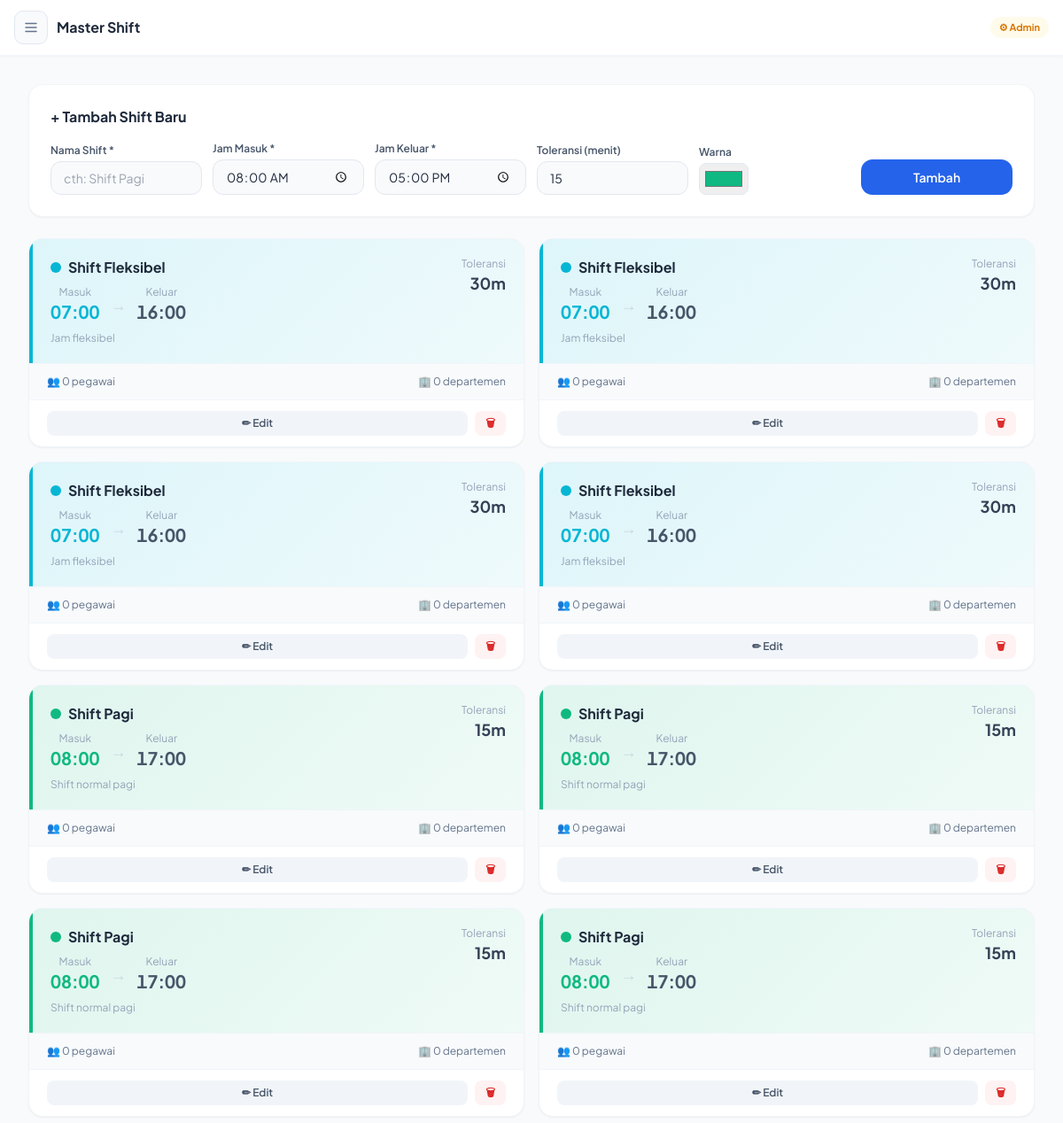
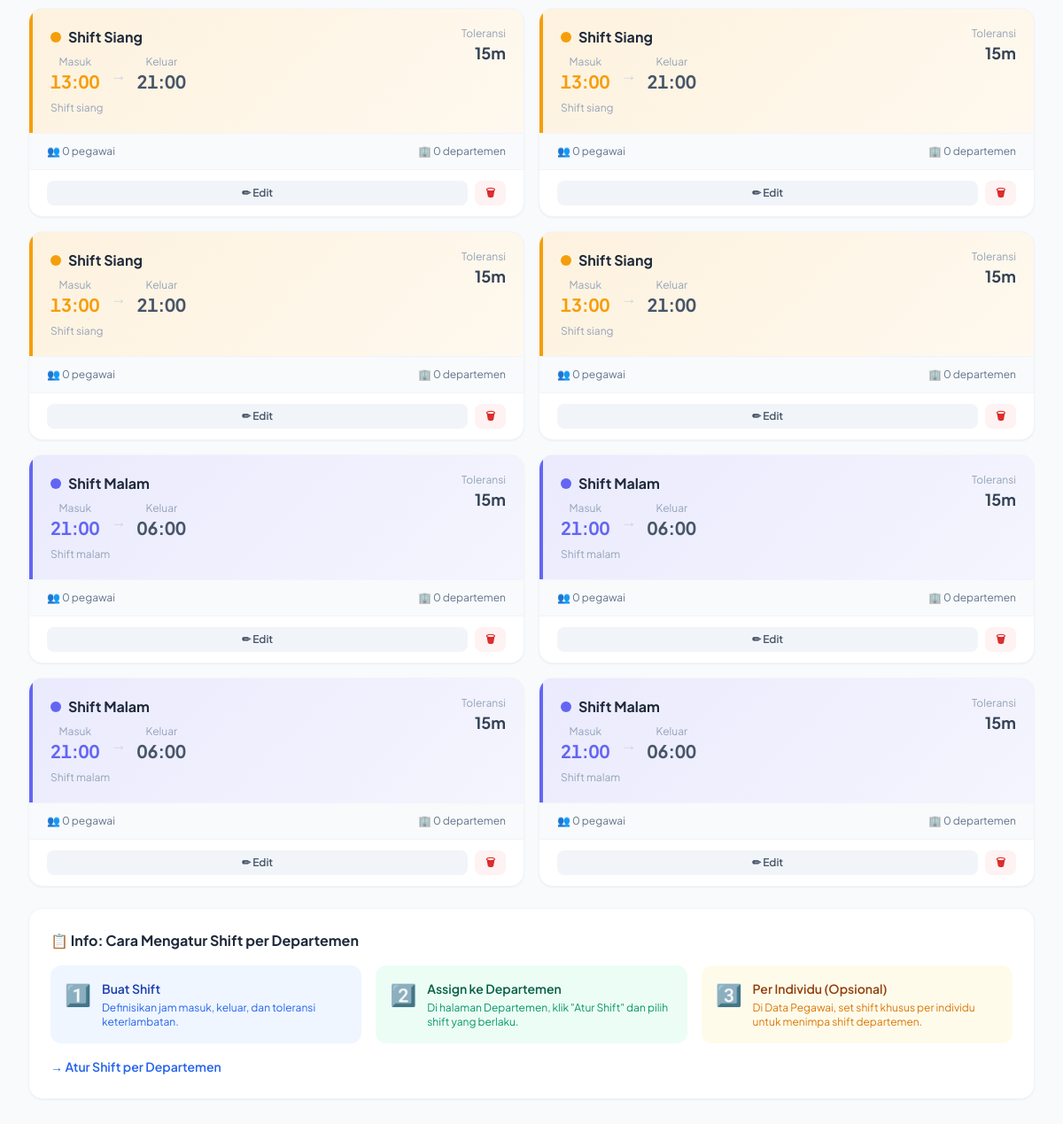
/admin/shift (signed in), run on the app's committed database (2 pictures, top to bottom).
### tables this page shows
CREATE TABLE shift (
            id INTEGER PRIMARY KEY AUTOINCREMENT,
            nama TEXT NOT NULL,
            jam_masuk TEXT NOT NULL,
            jam_keluar TEXT NOT NULL,
            toleransi_menit INTEGER DEFAULT 15,
            deskripsi TEXT,
            warna TEXT DEFAULT "#10b981",
            aktif INTEGER DEFAULT 1,
            created_at DATETIME DEFAULT CURRENT_TIMESTAMP
        );

### app.py (the view)
@app.route('/admin/shift')
@admin_required
def admin_shift():
    conn=get_db()
    shifts=conn.execute("""SELECT s.*,COUNT(DISTINCT u.id) as total_pegawai,COUNT(DISTINCT ds.departemen_id) as total_dept
        FROM shift s LEFT JOIN users u ON u.shift_id=s.id AND u.status='active'
        LEFT JOIN departemen_shift ds ON ds.shift_id=s.id
        GROUP BY s.id ORDER BY s.jam_masuk""").fetchall()
    depts=conn.execute("SELECT * FROM departemen WHERE aktif=1 ORDER BY nama").fetchall()
    conn.close(); return render_template('admin/shift.html',shifts=shifts,depts=depts)

### app.py (called while the page is built)
def get_db():
    conn = sqlite3.connect(DB_PATH)
    conn.row_factory = sqlite3.Row
    return conn

def admin_required(f):
    @wraps(f)
    def dec(*a,**kw):
        if 'user_id' not in session or session.get('role')!='admin':
            flash('Akses ditolak!','error'); return redirect(url_for('dashboard'))
        return f(*a,**kw)
    return dec

### templates/admin/shift.html (shortened to what this page needs)
{% extends 'admin/layout.html' %}
{% block page_title %}Master Shift{% endblock %}
{% block content %}
<div class="space-y-6">
  <div class="bg-white rounded-2xl shadow-sm border border-slate-100 p-6">
    <h3 class="font-bold text-slate-800 mb-4">+ Tambah Shift Baru</h3>
    <form method="POST" action="/admin/shift/tambah" class="grid grid-cols-2 md:grid-cols-3 lg:grid-cols-6 gap-3 items-end">
      <div class="col-span-2 md:col-span-1">
        <label class="block text-xs font-semibold text-slate-600 mb-1">Nama Shift *</label>
        <input type="text" name="nama" required placeholder="cth: Shift Pagi" class="input-field text-sm py-2">
      </div>
      <div>
        <label class="block text-xs font-semibold text-slate-600 mb-1">Jam Masuk *</label>
        <input type="time" name="jam_masuk" required value="08:00" class="input-field text-sm py-2">
      </div>
      <div>
        <label class="block text-xs font-semibold text-slate-600 mb-1">Jam Keluar *</label>
        <input type="time" name="jam_keluar" required value="17:00" class="input-field text-sm py-2">
      </div>
      <div>
        <label class="block text-xs font-semibold text-slate-600 mb-1">Toleransi (menit)</label>
        <input type="number" name="toleransi_menit" value="15" min="0" max="120" class="input-field text-sm py-2">
      </div>
      <div>
        <label class="block text-xs font-semibold text-slate-600 mb-1">Warna</label>
        <div class="flex items-center gap-2">
          <input type="color" name="warna" value="#10b981" class="h-9 w-14 rounded-lg border border-slate-200 cursor-pointer p-1">
        </div>
      </div>
      <button type="submit" class="btn-primary py-2 h-10">Tambah</button>
    </form>
  </div>
  <div class="grid grid-cols-1 md:grid-cols-2 xl:grid-cols-3 gap-4">
    {% for s in shifts %}
    <div class="bg-white rounded-2xl shadow-sm border border-slate-100 overflow-hidden">
      <div class="p-5" style="background: linear-gradient(135deg, {{ s.warna }}22 0%, {{ s.warna }}11 100%); border-left: 4px solid {{ s.warna }}">
        <div class="flex items-start justify-between">
          <div>
            <div class="flex items-center gap-2 mb-1">
              <div class="w-3 h-3 rounded-full" style="background:{{ s.warna }}"></div>
              <p class="font-bold text-slate-800">{{ s.nama }}</p>
            </div>
            <div class="flex items-center gap-3 mt-2">
              <div class="text-center">
                <p class="text-xs text-slate-400">Masuk</p>
                <p class="text-xl font-bold tabular-nums" style="color:{{ s.warna }}">{{ s.jam_masuk }}</p>
              </div>
              <div class="text-slate-300 text-lg">→</div>
              <div class="text-center">
                <p class="text-xs text-slate-400">Keluar</p>
                <p class="text-xl font-bold tabular-nums text-slate-600">{{ s.jam_keluar }}</p>
              </div>
            </div>
          </div>
          <div class="text-right">
            <div class="text-xs text-slate-400">Toleransi</div>
            <div class="text-lg font-bold text-slate-700">{{ s.toleransi_menit }}m</div>
          </div>
        </div>
        {% if s.deskripsi %}<p class="text-xs text-slate-400 mt-2">{{ s.deskripsi }}</p>{% endif %}
      </div>
      <div class="px-5 py-3 bg-slate-50 border-t border-slate-100 flex items-center justify-between text-xs text-slate-500">
        <span>👥 {{ s.total_pegawai }} pegawai</span>
        <span>🏢 {{ s.total_dept }} departemen</span>
      </div>
      <div class="px-5 py-3 border-t border-slate-100 flex gap-2">
        <button onclick="toggleEditShift({{ s.id }})" class="flex-1 text-xs bg-slate-100 hover:bg-slate-200 text-slate-600 font-semibold py-1.5 rounded-lg transition-colors">✏ Edit</button>
        <form method="POST" action="/admin/shift/hapus/{{ s.id }}" onsubmit="return confirm('Hapus shift {{ s.nama }}?')" class="flex-shrink-0">
          <button type="submit" class="text-xs bg-red-50 hover:bg-red-100 text-red-600 font-semibold px-3 py-1.5 rounded-lg transition-colors">🗑</button>
        </form>
      </div>
    </div>
    {% else %}
    <div class="col-span-3 bg-white rounded-2xl shadow-sm border border-slate-100 py-16 text-center text-slate-400">
      <p class="text-4xl mb-3">🕐</p><p class="font-semibold">Belum ada shift</p>
      <p class="text-sm mt-1">Tambahkan shift pertama di atas</p>
    </div>
    {% endfor %}
  </div>
  <div class="bg-white rounded-2xl shadow-sm border border-slate-100 p-6">
    <h3 class="font-bold text-slate-800 mb-4">📋 Info: Cara Mengatur Shift per Departemen</h3>
    <div class="grid grid-cols-1 md:grid-cols-3 gap-4 text-sm text-slate-600">
      <div class="flex gap-3 p-4 bg-blue-50 rounded-xl">
        <span class="text-2xl">1️⃣</span>
        <div><p class="font-semibold text-blue-800">Buat Shift</p><p class="text-xs mt-1 text-blue-600">Definisikan jam masuk, keluar, dan toleransi keterlambatan.</p></div>
      </div>
      <div class="flex gap-3 p-4 bg-emerald-50 rounded-xl">
        <span class="text-2xl">2️⃣</span>
        <div><p class="font-semibold text-emerald-800">Assign ke Departemen</p><p class="text-xs mt-1 text-emerald-600">Di halaman Departemen, klik "Atur Shift" dan pilih shift yang berlaku.</p></div>
      </div>
      <div class="flex gap-3 p-4 bg-amber-50 rounded-xl">
        <span class="text-2xl">3️⃣</span>
        <div><p class="font-semibold text-amber-800">Per Individu (Opsional)</p><p class="text-xs mt-1 text-amber-600">Di Data Pegawai, set shift khusus per individu untuk menimpa shift departemen.</p></div>
      </div>
    </div>
    <a href="/admin/departemen" class="mt-4 inline-flex items-center gap-2 text-sm text-blue-600 font-semibold hover:underline">
      → Atur Shift per Departemen
    </a>
  </div>
</div>
{% endblock %}

### templates/base.html (style rules this page uses)
* { font-family:'Plus Jakarta Sans',sans-serif;-webkit-tap-highlight-color:transparent;box-sizing:border-box }
body { -webkit-font-smoothing:antialiased }
.btn-primary { background:#2563eb;color:#fff;font-weight:600;padding:11px 20px;border-radius:13px;font-size:14px;border:none;cursor:pointer;transition:all .18s;display:inline-flex;align-items:center;justify-content:center;gap:6px;text-decoration:none;white-space:nowrap;-webkit-appearance:none }
.input-field { width:100%;background:#f8fafc;border:1.5px solid #e2e8f0;border-radius:12px;padding:12px 14px;font-size:15px;color:#1e293b;transition:all .18s;outline:none;-webkit-appearance:none;appearance:none }

### data on the page
shift: nama "Shift Fleksibel", jam_masuk "07:00", jam_keluar "16:00", toleransi_menit "30", deskripsi "Jam fleksibel", total_pegawai "0", total_dept "0"
shift: nama "Shift Fleksibel", jam_masuk "07:00", jam_keluar "16:00", toleransi_menit "30", deskripsi "Jam fleksibel", total_pegawai "0", total_dept "0"
shift: nama "Shift Fleksibel", jam_masuk "07:00", jam_keluar "16:00", toleransi_menit "30", deskripsi "Jam fleksibel", total_pegawai "0", total_dept "0"
shift: nama "Shift Fleksibel", jam_masuk "07:00", jam_keluar "16:00", toleransi_menit "30", deskripsi "Jam fleksibel", total_pegawai "0", total_dept "0"
shift: nama "Shift Pagi", jam_masuk "08:00", jam_keluar "17:00", toleransi_menit "15", deskripsi "Shift normal pagi", total_pegawai "0", total_dept "0"
shift: nama "Shift Pagi", jam_masuk "08:00", jam_keluar "17:00", toleransi_menit "15", deskripsi "Shift normal pagi", total_pegawai "0", total_dept "0"
shift: nama "Shift Pagi", jam_masuk "08:00", jam_keluar "17:00", toleransi_menit "15", deskripsi "Shift normal pagi", total_pegawai "0", total_dept "0"
shift: nama "Shift Pagi", jam_masuk "08:00", jam_keluar "17:00", toleransi_menit "15", deskripsi "Shift normal pagi", total_pegawai "0", total_dept "0"
shift: nama "Shift Siang", jam_masuk "13:00", jam_keluar "21:00", toleransi_menit "15", deskripsi "Shift siang", total_pegawai "0", total_dept "0"
shift: nama "Shift Siang", jam_masuk "13:00", jam_keluar "21:00", toleransi_menit "15", deskripsi "Shift siang", total_pegawai "0", total_dept "0"
shift: nama "Shift Siang", jam_masuk "13:00", jam_keluar "21:00", toleransi_menit "15", deskripsi "Shift siang", total_pegawai "0", total_dept "0"
shift: nama "Shift Siang", jam_masuk "13:00", jam_keluar "21:00", toleransi_menit "15", deskripsi "Shift siang", total_pegawai "0", total_dept "0"
shift: nama "Shift Malam", jam_masuk "21:00", jam_keluar "06:00", toleransi_menit "15", deskripsi "Shift malam", total_pegawai "0", total_dept "0"
shift: nama "Shift Malam", jam_masuk "21:00", jam_keluar "06:00", toleransi_menit "15", deskripsi "Shift malam", total_pegawai "0", total_dept "0"
shift: nama "Shift Malam", jam_masuk "21:00", jam_keluar "06:00", toleransi_menit "15", deskripsi "Shift malam", total_pegawai "0", total_dept "0"
shift: nama "Shift Malam", jam_masuk "21:00", jam_keluar "06:00", toleransi_menit "15", deskripsi "Shift malam", total_pegawai "0", total_dept "0"
